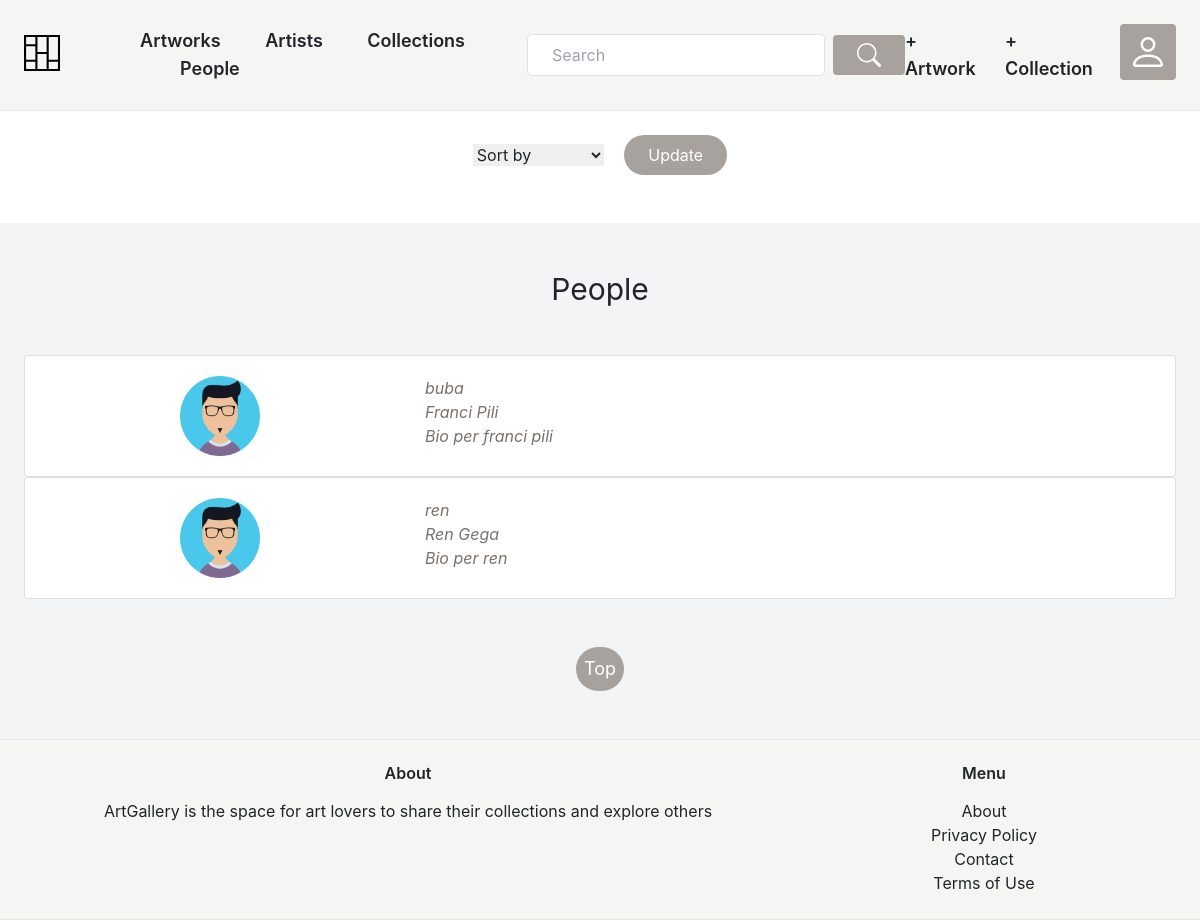
/accounts/all_users/ (signed in), run on the app's committed database.
### accounts/models.py (models this page shows)
class CustomUser(AbstractUser, PermissionsMixin):
    name = models.CharField(max_length=255)
    surname = models.CharField(max_length=255)
    bio = models.TextField(blank=True, null=True)
    date_of_birth = models.DateField(blank=True, null=True)
    photo = models.ImageField(upload_to='profile_pics/', blank=True, null=True)
    email = models.EmailField(unique=True)
    REQUIRED_FIELDS = ['name', 'surname', 'date_of_birth', 'email']
    objects = CustomUserManager()

### accounts/views.py (the view)
# urls.py: path('all_users/', views.all_users, name = 'all_users'),
def all_users(request):
    if request.user.is_authenticated:
        sort_param = request.GET.get('filter', 'name')  # Get the sorting parameter from the URL query string, defaulting to 'name'
        if sort_param == 'name':
            users = User.objects.all().order_by('name')
        elif sort_param == '-name':
            users = User.objects.all().order_by('-name')
        elif sort_param == 'surname':
            users = User.objects.all().order_by('surname')
        elif sort_param == '-surname':
            users = User.objects.all().order_by('-surname')
        elif sort_param == 'year':
            users = User.objects.all().order_by('date_of_birth')
        elif sort_param == '-year':
            users = User.objects.all().order_by('-date_of_birth')
        else:
            users = User.objects.all()
        return render(request, 'accounts/all_users.html', {'users': users})
    else:
        return redirect('accounts:login')

### accounts/templates/accounts/all_users.html (shortened to what this page needs)
{% extends 'core/base.html' %}
{% block content %}
<div class=" flex justify-center">
    <div >
        <form action="" method="GET">
            <div>
                <select name="filter" id="">
                    <option value="" disabled selected>Sort by</option>
                </select>
                <button type="submit" class="ml-3 bg-stone-400 text-white px-4 py-2 rounded-3xl">Update</button>
            </div>
        </form>
    </div>
</div>
</div>
<div class="mt-6 px-6 py-12 bg-gray-100">
    <h1 class="mb-12 text-3xl text-center">People</h1>
    <div class="grid grid-cols-1 w-100">
        {% for user in users %}
        <div>
            <a href="{% url 'accounts:my_profile' user.id %}" class="">
                <div class="card">
                    <div class="card-body">
                        <div class="row">
                            <div class="col-4 flex justify-center">
                                {% if user.photo %}
                                <img src="{{ user.photo.url }}" class="h-20" alt="">
                                {% else %}
                                <p>No photo available</p>
                                {% endif %}
                            </div>
                            <div class="col-8">
                                <p class="card-text italic text-stone-500">{{ user.username }} </p>
                                <p class="card-text italic text-stone-500">{{ user.name }} {{ user.surname }} </p>
                                <p class="card-text italic text-stone-500">{{ user.bio }} </p>
                            </div>
                        </div>
                    </div>
                </div>
            </a>
        </div>
        {% endfor %}
    </div>
    <div class="flex justify-center mt-12">
        <a href="#" class=" p-2 text-lg bg-stone-400 text-white hover:bg-stone-500 rounded-3xl">Top</a>
    </div>
</div>
{% endblock %}

### data on the page
CustomUser: photo (placeholder picture), username "buba", name "Franci", surname "Pili", bio "Bio per franci pili"
CustomUser: photo (placeholder picture), username "ren", name "Ren", surname "Gega", bio "Bio per ren"
